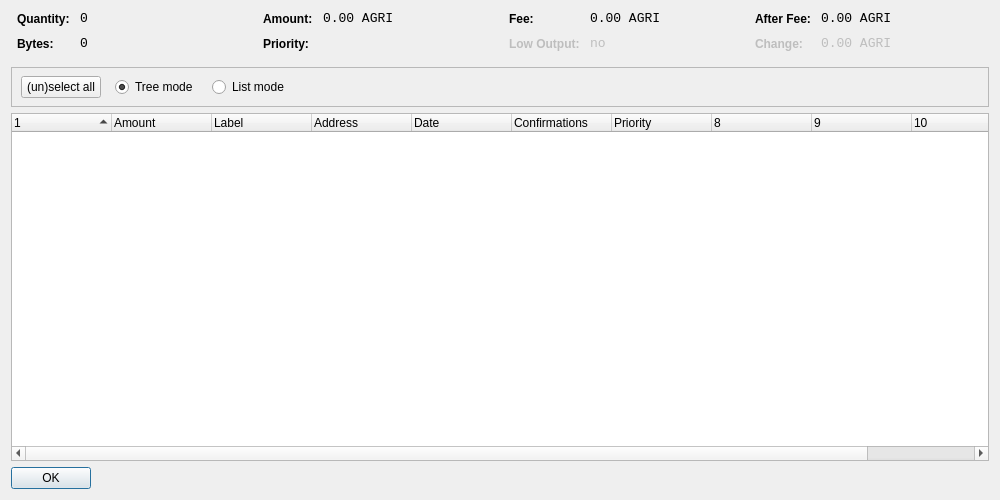
<?xml version="1.0" encoding="UTF-8"?>
<ui version="4.0">
 <class>CoinControlDialog</class>
 <widget class="QDialog" name="CoinControlDialog">
  <property name="geometry">
   <rect>
    <x>0</x>
    <y>0</y>
    <width>1000</width>
    <height>500</height>
   </rect>
  </property>
  <property name="windowTitle">
   <string>Coin Control</string>
  </property>
  <layout class="QVBoxLayout" name="verticalLayout">
   <item>
    <layout class="QHBoxLayout" name="horizontalLayoutTop" stretch="0,0,0,0">
     <property name="topMargin">
      <number>0</number>
     </property>
     <property name="bottomMargin">
      <number>10</number>
     </property>
     <item>
      <layout class="QFormLayout" name="formLayoutCoinControl1">
       <property name="horizontalSpacing">
        <number>10</number>
       </property>
       <property name="verticalSpacing">
        <number>10</number>
       </property>
       <property name="leftMargin">
        <number>6</number>
       </property>
       <property name="rightMargin">
        <number>6</number>
       </property>
       <item row="0" column="0">
        <widget class="QLabel" name="labelCoinControlQuantityText">
         <property name="styleSheet">
          <string notr="true">font-weight:bold;</string>
         </property>
         <property name="text">
          <string>Quantity:</string>
         </property>
        </widget>
       </item>
       <item row="0" column="1">
        <widget class="QLabel" name="labelCoinControlQuantity">
         <property name="font">
          <font>
           <family>Monospace</family>
           <pointsize>10</pointsize>
          </font>
         </property>
         <property name="cursor">
          <cursorShape>IBeamCursor</cursorShape>
         </property>
         <property name="contextMenuPolicy">
          <enum>Qt::ActionsContextMenu</enum>
         </property>
         <property name="text">
          <string notr="true">0</string>
         </property>
         <property name="textInteractionFlags">
          <set>Qt::LinksAccessibleByMouse|Qt::TextSelectableByKeyboard|Qt::TextSelectableByMouse</set>
         </property>
        </widget>
       </item>
       <item row="1" column="0">
        <widget class="QLabel" name="labelCoinControlBytesText">
         <property name="styleSheet">
          <string notr="true">font-weight:bold;</string>
         </property>
         <property name="text">
          <string>Bytes:</string>
         </property>
        </widget>
       </item>
       <item row="1" column="1">
        <widget class="QLabel" name="labelCoinControlBytes">
         <property name="font">
          <font>
           <family>Monospace</family>
           <pointsize>10</pointsize>
          </font>
         </property>
         <property name="cursor">
          <cursorShape>IBeamCursor</cursorShape>
         </property>
         <property name="contextMenuPolicy">
          <enum>Qt::ActionsContextMenu</enum>
         </property>
         <property name="text">
          <string notr="true">0</string>
         </property>
         <property name="textInteractionFlags">
          <set>Qt::LinksAccessibleByMouse|Qt::TextSelectableByKeyboard|Qt::TextSelectableByMouse</set>
         </property>
        </widget>
       </item>
      </layout>
     </item>
     <item>
      <layout class="QFormLayout" name="formLayoutCoinControl2">
       <property name="horizontalSpacing">
        <number>10</number>
       </property>
       <property name="verticalSpacing">
        <number>10</number>
       </property>
       <property name="leftMargin">
        <number>6</number>
       </property>
       <property name="rightMargin">
        <number>6</number>
       </property>
       <item row="0" column="0">
        <widget class="QLabel" name="labelCoinControlAmountText">
         <property name="styleSheet">
          <string notr="true">font-weight:bold;</string>
         </property>
         <property name="text">
          <string>Amount:</string>
         </property>
        </widget>
       </item>
       <item row="0" column="1">
        <widget class="QLabel" name="labelCoinControlAmount">
         <property name="font">
          <font>
           <family>Monospace</family>
           <pointsize>10</pointsize>
          </font>
         </property>
         <property name="cursor">
          <cursorShape>IBeamCursor</cursorShape>
         </property>
         <property name="contextMenuPolicy">
          <enum>Qt::ActionsContextMenu</enum>
         </property>
         <property name="text">
          <string notr="true">0.00 AGRI</string>
         </property>
         <property name="textInteractionFlags">
          <set>Qt::LinksAccessibleByMouse|Qt::TextSelectableByKeyboard|Qt::TextSelectableByMouse</set>
         </property>
        </widget>
       </item>
       <item row="1" column="0">
        <widget class="QLabel" name="labelCoinControlPriorityText">
         <property name="styleSheet">
          <string notr="true">font-weight:bold;</string>
         </property>
         <property name="text">
          <string>Priority:</string>
         </property>
        </widget>
       </item>
       <item row="1" column="1">
        <widget class="QLabel" name="labelCoinControlPriority">
         <property name="font">
          <font>
           <family>Monospace</family>
           <pointsize>10</pointsize>
          </font>
         </property>
         <property name="cursor">
          <cursorShape>IBeamCursor</cursorShape>
         </property>
         <property name="contextMenuPolicy">
          <enum>Qt::ActionsContextMenu</enum>
         </property>
         <property name="text">
          <string/>
         </property>
         <property name="textInteractionFlags">
          <set>Qt::LinksAccessibleByMouse|Qt::TextSelectableByKeyboard|Qt::TextSelectableByMouse</set>
         </property>
        </widget>
       </item>
      </layout>
     </item>
     <item>
      <layout class="QFormLayout" name="formLayoutCoinControl3">
       <property name="horizontalSpacing">
        <number>10</number>
       </property>
       <property name="verticalSpacing">
        <number>10</number>
       </property>
       <property name="leftMargin">
        <number>6</number>
       </property>
       <property name="rightMargin">
        <number>6</number>
       </property>
       <item row="0" column="0">
        <widget class="QLabel" name="labelCoinControlFeeText">
         <property name="styleSheet">
          <string notr="true">font-weight:bold;</string>
         </property>
         <property name="text">
          <string>Fee:</string>
         </property>
        </widget>
       </item>
       <item row="0" column="1">
        <widget class="QLabel" name="labelCoinControlFee">
         <property name="font">
          <font>
           <family>Monospace</family>
           <pointsize>10</pointsize>
          </font>
         </property>
         <property name="cursor">
          <cursorShape>IBeamCursor</cursorShape>
         </property>
         <property name="contextMenuPolicy">
          <enum>Qt::ActionsContextMenu</enum>
         </property>
         <property name="text">
          <string notr="true">0.00 AGRI</string>
         </property>
         <property name="textInteractionFlags">
          <set>Qt::LinksAccessibleByMouse|Qt::TextSelectableByKeyboard|Qt::TextSelectableByMouse</set>
         </property>
        </widget>
       </item>
       <item row="1" column="0">
        <widget class="QLabel" name="labelCoinControlLowOutputText">
         <property name="enabled">
          <bool>false</bool>
         </property>
         <property name="styleSheet">
          <string notr="true">font-weight:bold;</string>
         </property>
         <property name="text">
          <string>Low Output:</string>
         </property>
        </widget>
       </item>
       <item row="1" column="1">
        <widget class="QLabel" name="labelCoinControlLowOutput">
         <property name="enabled">
          <bool>false</bool>
         </property>
         <property name="font">
          <font>
           <family>Monospace</family>
           <pointsize>10</pointsize>
          </font>
         </property>
         <property name="cursor">
          <cursorShape>IBeamCursor</cursorShape>
         </property>
         <property name="contextMenuPolicy">
          <enum>Qt::ActionsContextMenu</enum>
         </property>
         <property name="text">
          <string notr="true">no</string>
         </property>
         <property name="textInteractionFlags">
          <set>Qt::LinksAccessibleByMouse|Qt::TextSelectableByKeyboard|Qt::TextSelectableByMouse</set>
         </property>
        </widget>
       </item>
      </layout>
     </item>
     <item>
      <layout class="QFormLayout" name="formLayoutCoinControl4">
       <property name="horizontalSpacing">
        <number>10</number>
       </property>
       <property name="verticalSpacing">
        <number>10</number>
       </property>
       <property name="leftMargin">
        <number>6</number>
       </property>
       <property name="rightMargin">
        <number>6</number>
       </property>
       <item row="0" column="0">
        <widget class="QLabel" name="labelCoinControlAfterFeeText">
         <property name="styleSheet">
          <string notr="true">font-weight:bold;</string>
         </property>
         <property name="text">
          <string>After Fee:</string>
         </property>
        </widget>
       </item>
       <item row="0" column="1">
        <widget class="QLabel" name="labelCoinControlAfterFee">
         <property name="font">
          <font>
           <family>Monospace</family>
           <pointsize>10</pointsize>
          </font>
         </property>
         <property name="cursor">
          <cursorShape>IBeamCursor</cursorShape>
         </property>
         <property name="contextMenuPolicy">
          <enum>Qt::ActionsContextMenu</enum>
         </property>
         <property name="text">
          <string notr="true">0.00 AGRI</string>
         </property>
         <property name="textInteractionFlags">
          <set>Qt::LinksAccessibleByMouse|Qt::TextSelectableByKeyboard|Qt::TextSelectableByMouse</set>
         </property>
        </widget>
       </item>
       <item row="1" column="0">
        <widget class="QLabel" name="labelCoinControlChangeText">
         <property name="enabled">
          <bool>false</bool>
         </property>
         <property name="styleSheet">
          <string notr="true">font-weight:bold;</string>
         </property>
         <property name="text">
          <string>Change:</string>
         </property>
        </widget>
       </item>
       <item row="1" column="1">
        <widget class="QLabel" name="labelCoinControlChange">
         <property name="enabled">
          <bool>false</bool>
         </property>
         <property name="font">
          <font>
           <family>Monospace</family>
           <pointsize>10</pointsize>
          </font>
         </property>
         <property name="cursor">
          <cursorShape>IBeamCursor</cursorShape>
         </property>
         <property name="contextMenuPolicy">
          <enum>Qt::ActionsContextMenu</enum>
         </property>
         <property name="text">
          <string notr="true">0.00 AGRI</string>
         </property>
         <property name="textInteractionFlags">
          <set>Qt::LinksAccessibleByMouse|Qt::TextSelectableByKeyboard|Qt::TextSelectableByMouse</set>
         </property>
        </widget>
       </item>
      </layout>
     </item>
    </layout>
   </item>
   <item>
    <widget class="QFrame" name="frame">
     <property name="minimumSize">
      <size>
       <width>0</width>
       <height>40</height>
      </size>
     </property>
     <property name="frameShape">
      <enum>QFrame::StyledPanel</enum>
     </property>
     <property name="frameShadow">
      <enum>QFrame::Sunken</enum>
     </property>
     <widget class="QWidget" name="horizontalLayoutWidget">
      <property name="geometry">
       <rect>
        <x>10</x>
        <y>0</y>
        <width>781</width>
        <height>41</height>
       </rect>
      </property>
      <layout class="QHBoxLayout" name="horizontalLayoutPanel" stretch="0,0,0,0,0">
       <property name="spacing">
        <number>14</number>
       </property>
       <item>
        <widget class="QPushButton" name="pushButtonSelectAll">
         <property name="sizePolicy">
          <sizepolicy hsizetype="Maximum" vsizetype="Fixed">
           <horstretch>0</horstretch>
           <verstretch>0</verstretch>
          </sizepolicy>
         </property>
         <property name="text">
          <string>(un)select all</string>
         </property>
        </widget>
       </item>
       <item>
        <widget class="QRadioButton" name="radioTreeMode">
         <property name="sizePolicy">
          <sizepolicy hsizetype="Maximum" vsizetype="Fixed">
           <horstretch>0</horstretch>
           <verstretch>0</verstretch>
          </sizepolicy>
         </property>
         <property name="text">
          <string>Tree mode</string>
         </property>
         <property name="checked">
          <bool>true</bool>
         </property>
        </widget>
       </item>
       <item>
        <widget class="QRadioButton" name="radioListMode">
         <property name="sizePolicy">
          <sizepolicy hsizetype="Maximum" vsizetype="Fixed">
           <horstretch>0</horstretch>
           <verstretch>0</verstretch>
          </sizepolicy>
         </property>
         <property name="text">
          <string>List mode</string>
         </property>
        </widget>
       </item>
       <item>
        <spacer name="horizontalSpacer">
         <property name="orientation">
          <enum>Qt::Horizontal</enum>
         </property>
         <property name="sizeHint" stdset="0">
          <size>
           <width>40</width>
           <height>20</height>
          </size>
         </property>
        </spacer>
       </item>
      </layout>
     </widget>
    </widget>
   </item>
   <item>
    <widget class="CoinControlTreeWidget" name="treeWidget">
     <property name="contextMenuPolicy">
      <enum>Qt::CustomContextMenu</enum>
     </property>
     <property name="sortingEnabled">
      <bool>false</bool>
     </property>
     <property name="columnCount">
      <number>11</number>
     </property>
     <attribute name="headerShowSortIndicator" stdset="0">
      <bool>true</bool>
     </attribute>
     <attribute name="headerStretchLastSection">
      <bool>false</bool>
     </attribute>
     <column>
      <property name="text">
       <string/>
      </property>
     </column>
     <column>
      <property name="text">
       <string>Amount</string>
      </property>
     </column>
     <column>
      <property name="text">
       <string>Label</string>
      </property>
     </column>
     <column>
      <property name="text">
       <string>Address</string>
      </property>
     </column>
     <column>
      <property name="text">
       <string>Date</string>
      </property>
     </column>
     <column>
      <property name="text">
       <string>Confirmations</string>
      </property>
      <property name="toolTip">
       <string>Confirmed</string>
      </property>
     </column>
     <column>
      <property name="text">
       <string>Priority</string>
      </property>
     </column>
     <column>
      <property name="text">
       <string/>
      </property>
     </column>
     <column>
      <property name="text">
       <string/>
      </property>
     </column>
     <column>
      <property name="text">
       <string/>
      </property>
     </column>
     <column>
      <property name="text">
       <string/>
      </property>
     </column>
    </widget>
   </item>
   <item>
    <widget class="QDialogButtonBox" name="buttonBox">
     <property name="sizePolicy">
      <sizepolicy hsizetype="Maximum" vsizetype="Fixed">
       <horstretch>0</horstretch>
       <verstretch>0</verstretch>
      </sizepolicy>
     </property>
     <property name="orientation">
      <enum>Qt::Horizontal</enum>
     </property>
     <property name="standardButtons">
      <set>QDialogButtonBox::Ok</set>
     </property>
    </widget>
   </item>
  </layout>
 </widget>
 <customwidgets>
  <customwidget>
   <class>CoinControlTreeWidget</class>
   <extends>QTreeWidget</extends>
   <header>coincontroltreewidget.h</header>
  </customwidget>
 </customwidgets>
 <resources/>
 <connections/>
</ui>
